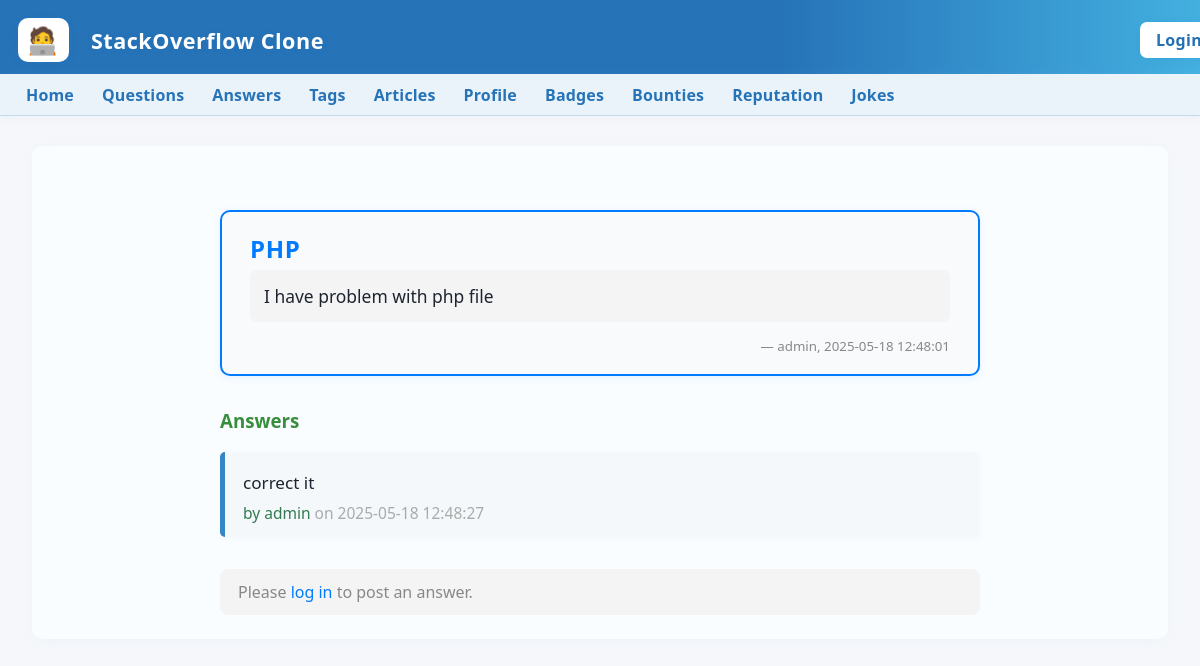
Screenshot of /p1/question_view.php?id=3 with the database file from the repository.
### tables this page shows
CREATE TABLE `questions` (
  `id` int(11) NOT NULL,
  `user_id` int(11) NOT NULL,
  `title` varchar(255) NOT NULL,
  `body` text NOT NULL,
  `created_at` timestamp NOT NULL DEFAULT current_timestamp()
);

CREATE TABLE `users` (
  `user_id` int(11) NOT NULL,
  `username` varchar(50) NOT NULL,
  `email` varchar(100) NOT NULL,
  `password` varchar(255) NOT NULL,
  `created_at` timestamp NOT NULL DEFAULT current_timestamp()
);

CREATE TABLE `answers` (
  `id` int(11) NOT NULL,
  `question_id` int(11) NOT NULL,
  `user_id` int(11) NOT NULL,
  `body` text NOT NULL,
  `created_at` timestamp NOT NULL DEFAULT current_timestamp()
);

### p1/question_view.php (the view, shortened to what this page needs)
<?php
include 'header.php';
$conn = new mysqli(
    'sql102.infinityfree.com',
    'if0_39013734',
    'sbnadmin4321',
    'if0_39013734_stackoverflow_clone'
);
$qid = intval($_GET['id']);
$q = $conn->query("SELECT q.*, u.username FROM questions q JOIN users u ON q.user_id=u.user_id WHERE q.id=$qid")->fetch_assoc();
$answers = $conn->query("SELECT a.*, u.username FROM answers a JOIN users u ON a.user_id=u.user_id WHERE a.question_id=$qid ORDER BY a.created_at ASC");
?>
<!DOCTYPE html>
<html>
<head>
</head>
<body>
<div class="container-main">
    <div class="question-card">
        <h2 class="question-header"><?php echo htmlspecialchars($q['title']); ?></h2>
        <div class="question-body"><?php echo htmlspecialchars($q['body']); ?></div>
        <div class="question-meta">
            <small>— <?php echo htmlspecialchars($q['username']); ?>,
                <span><?php echo htmlspecialchars($q['created_at']); ?></span>
            </small>
        </div>
    </div>
    <div class="answers-section">
        <h3>Answers</h3>
        <?php if ($answers->num_rows === 0): ?>
            <div class="empty-state">
                No answers yet. Be the first to sprinkle your wisdom 👇
            </div>
        <?php else: ?>
            <ul class="answer-list">
                <?php while($a = $answers->fetch_assoc()) { ?>
                    <li class="answer-item">
                        <div class="answer-body"><?php echo nl2br(htmlspecialchars($a['body'])); ?></div>
                        <div class="answer-meta">
                            by <?php echo htmlspecialchars($a['username']); ?>
                            <span style="color:#aaa;">on <?php echo htmlspecialchars($a['created_at']); ?></span>
                        </div>
                    </li>
                <?php } ?>
            </ul>
        <?php endif; ?>
    </div>
    <?php if (isset($_SESSION['user_id'])): ?>
        <div class="answer-form-section">
            <h4>Your Answer</h4>
            <form method="post" class="answer-form">
                <textarea name="body" rows="5" required placeholder="Type your answer here..."></textarea><br>
                <button type="submit">Post Answer 🚀</button>
            </form>
            <div class="answer-tip">Remember: code samples and clear explanations help everyone! <span style="font-family:monospace;color:#444;">print('Good luck!')</span></div>
        </div>
    <?php else: ?>
        <div class="login-prompt">
            Please <a href="login.html">log in</a> to post an answer.
        </div>
    <?php endif; ?>
</div>
</body>
</html>

### p1/style.css (style rules this page uses)
body { font-family: 'Inter', 'Segoe UI', Arial, sans-serif; background: #f4f6fa; color: #1e2530; margin: 0; padding: 0; min-height: 100vh; }
h2 { color: #3077c8; margin-top: 0; font-weight: 700; letter-spacing: 0.03em; }
ul { padding-left: 18px; }
li { margin-bottom: 14px; }
.question-list, .answer-list { list-style: none; padding: 0; }
.question-list li, .answer-list li { background: #f4f8fb; border-radius: 5px; margin-bottom: 12px; padding: 19px 18px 13px 18px; box-shadow: 0 1px 7px #b7cfe71c; border-left: 5px solid #3586c5; }
a { color: #1561b8; text-decoration: none; transition: color 0.13s; }

### p1/header.php (style rules this page uses)
html, body { margin: 0; padding: 0; box-sizing: border-box; width: 100%; overflow-x: hidden; }
body { background: #f6f7fa; font-family: 'Inter', Arial, sans-serif; }
html, body, header, nav { overflow-x: hidden !important; }

### p1/question_view.php (style rules this page uses)
body { background: #f5f7fa; font-family: 'Segoe UI', 'Inter', Arial, sans-serif; }
.container-main { max-width: 760px; margin: 38px auto 0 auto; }
.question-card { border: 2px solid #007bff; border-radius: 10px; padding: 20px 28px 18px 28px; background: #f8fafc; box-shadow: 0 2px 8px #007bff18; }
.question-header { color: #007bff; margin-bottom: 5px; }
.question-body { white-space: pre-wrap; background: #f4f4f4; padding: 14px; border-radius: 7px; font-size: 1.09em; margin-bottom: 12px; }
.question-meta { text-align: right; color: #555; margin-bottom: 0; }
.question-meta small { color: #888; }
.answers-section { margin-top: 32px; }
.answers-section h3 { margin-top: 0; color: #388e3c; }
.answer-list { list-style: none; padding: 0; }
.answer-item { margin-bottom: 22px; padding: 13px 16px; background: #eafaf1; border-radius: 8px; box-shadow: 0 1px 5px #388e3c12; position: relative; }
.answer-body { font-size: 1.07em; }
.answer-meta { margin-top: 8px; color: #337a52; font-size: 0.97em; }
.login-prompt { margin-top: 32px; color: #888; background: #f4f4f4; border-radius: 8px; padding: 12px 18px; }
.login-prompt a { color: #007bff; }

### rows the page displays
questions: title "PHP", body "I have problem with php file", user.username "admin", created_at "2025-05-18 12:48:01"
answers: body "correct it", user.username "admin", created_at "2025-05-18 12:48:27"
